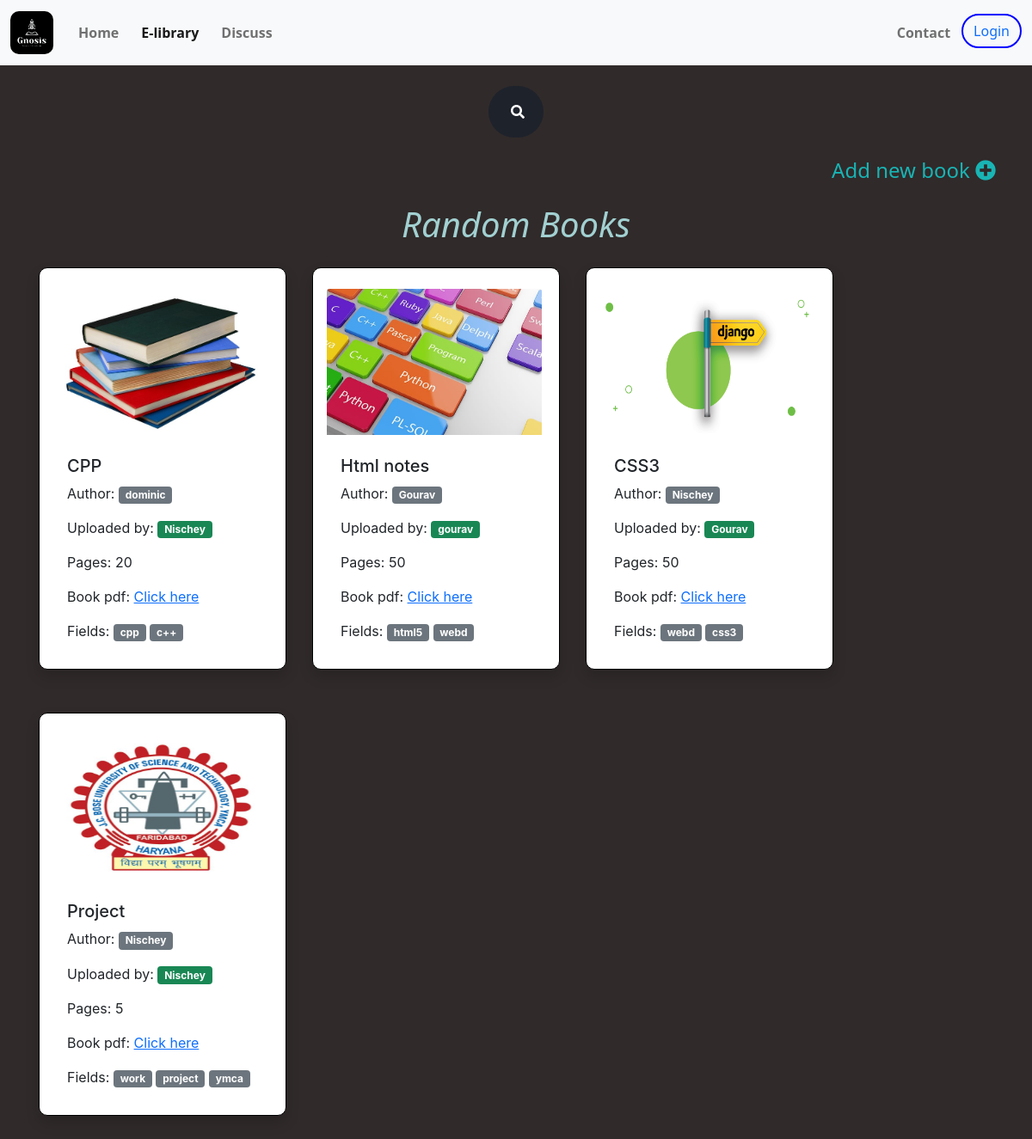
Screenshot of /all-books with the database file from the repository.
### mainapp/models.py (models this page shows, shortened)
class book(models.Model):
    name        = models.CharField(max_length = 200)
    author      = models.CharField( max_length = 100 )
    uploaded_by = models.ForeignKey( 'appuser' , on_delete = models.CASCADE)
    thumbnail   = models.ImageField(upload_to = "thumbnail/" , default = 'default_thumbnail.jpg')
    bookpdf     = models.FileField(upload_to= "book/")
    no_of_pages = models.IntegerField()
    tags        = TaggableManager()

class appuser(models.Model):
    username    = models.CharField(max_length=15)
    name        = models.CharField(max_length=15)
    email       = models.EmailField()
    slug        = models.SlugField()
    userimage   = models.ImageField(upload_to = "userimage/",default='default_profile.jpg')
    tags        = TaggableManager()
    def __str__(self):
        return self.name

### mainapp/views.py (the view, shortened to what this page needs)
# urls.py: path('all-books',       views.all_books,    name = "all_books"),
def all_books(request):
    context = {
        'object' : book.objects.all(),
    }
    return render(request, 'all_books.html', context)

### templates/all_books.html (shortened to what this page needs)
{% extends 'base.html' %}
{% load static %}
{% block link %}
<link rel="stylesheet" href="{% static 'css/main.css' %}">
<link rel="stylesheet" href="https://use.fontawesome.com/releases/v5.5.0/css/all.css"
>
{% endblock %}
{% block content %}
<div class="container">
    <div class="search-books my-2">
        <div class="my-4">
            <div class="d-flex justify-content-center h-100">
                <form method="POST">
                    <div class="searchbar">
                        <input class="search_input" type="text" name="search_query"
                            placeholder="Search by keyword ex python , tech">
                        <a type="submit" class="search_icon"><i class="fas fa-search"></i></a>
                    </div>
                </form>
            </div>
        </div>
    </div>
    <div class="add-new">
        <h4 style="color: rgb(25, 180, 180); text-align: right;">Add new book
            <i type="button" data-bs-toggle="modal" data-bs-target="#exampleModal"  class="fas fa-plus-circle"></i>
        </h4>
    </div>
    <div class="random-books my-4" style="display:flex; justify-content: center; align-items: center;">
        <div>
            <h1 style="color: rgb(162, 208, 209); text-align: center; font-style: italic;">Random Books </h1>
            <div class="row my-4">
                {% for obj in object %}
                <div class="card col-md-4 shadow p-3 mb-5 bg-body"
                    style="width: 18rem; border-radius: 10px; margin: 2px 15px; border: solid 1px black;">
                    <img src="{{obj.thumbnail.url}}" class="card-img-top my-2" alt="{{obj.name}}"
                        style="width: 250px; height: 170px;">
                    <div class="card-body">
                        <h5 class="card-title">{{obj.name}}</h5>
                        <p class="card-text">Author: <span class="badge bg-secondary">{{obj.author}}</span></p>
                        <p class="card-text">Uploaded by: <a href="{% url 'user_info' obj.uploaded_by.slug %}"><span
                                    class="badge bg-success">{{obj.uploaded_by}}</span></p></a>
                        <p class="card-text">Pages: {{obj.no_of_pages}}</p>
                        <p class="card-text">Book pdf: <a href="/media/{{obj.bookpdf}}" target="_blank"> Click here</a>
                        </p>
                        <p class="card-text">
                            Fields:
                            {% for tag in obj.tags.all %}
                            <span class="badge bg-secondary">{{tag}}</span>
                            {% endfor %}
                        </p>
                    </div>
                </div>
                {% endfor %}
            </div>
        </div>
    </div>
</div>
{% endblock %}

### static/css/main.css (style rules this page uses)
.searchbar { margin-bottom: auto; margin-top: auto; height: 60px; background-color: #1e222b; border-radius: 30px; padding: 10px; }
.search_input { color: white; border: 0; outline: 0; background: none; width: 0; caret-color:transparent; line-height: 40px; transition: width 0.4s linear; }
.search_icon { height: 40px; width: 40px; float: right; display: flex; justify-content: center; align-items: center; border-radius: 50%; color:white; text-decoration:none; }
.random-books { display: flex; align-items: center; justify-content: center; }

### templates/base.html (style rules this page uses)
body { background-color: rgb(48, 42, 42); }

### templates/all_books.html (style rules this page uses)
.card { background-color: rgb(204, 196, 196); font-size: 16px; font-family: -apple-system, BlinkMacSystemFont, 'Segoe UI', Roboto, Oxygen, Ubuntu, Cantarell, 'Open Sans', 'Helvetica Neue', sans-serif; }

### rows the page displays
book: thumbnail (placeholder picture), name "CPP", author "dominic", uploaded_by "Nischey", no_of_pages "20"
Tag: name "cpp"
Tag: name "c++"
book: thumbnail (picture), name "Html notes", author "Gourav", uploaded_by "gourav", no_of_pages "50"
Tag: name "html5"
Tag: name "webd"
book: thumbnail (picture), name "CSS3", author "Nischey", uploaded_by "Gourav", no_of_pages "50"
Tag: name "css3"
book: thumbnail (picture), name "Project", author "Nischey", uploaded_by "Nischey", no_of_pages "5"
Tag: name "work"
Tag: name "project"
Tag: name "ymca"
